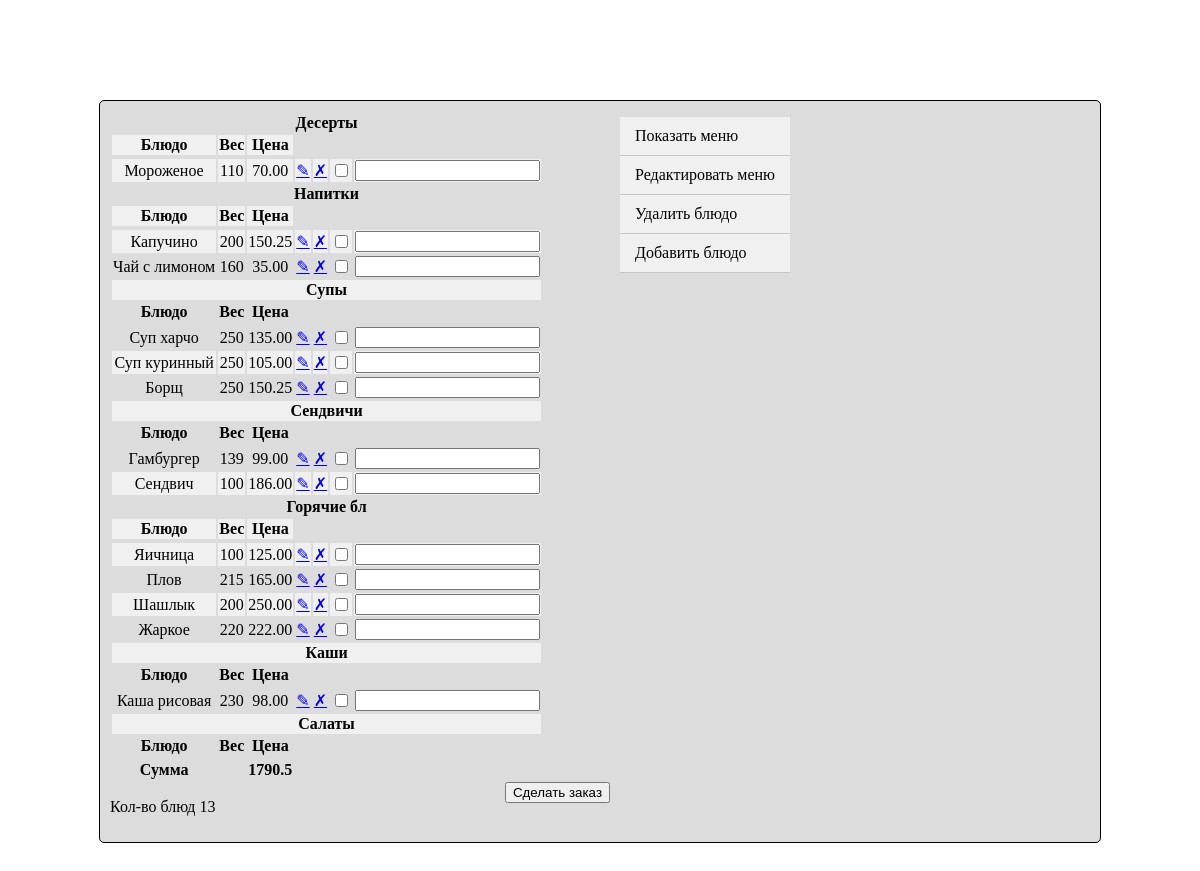
The page /all_menu.php on the database its author committed.
### tables this page shows
CREATE TABLE IF NOT EXISTS `menu` (
  `id` int(3) NOT NULL AUTO_INCREMENT,
  `food` varchar(30) NOT NULL DEFAULT '0',
  `weight` int(5) NOT NULL DEFAULT '0',
  `price` decimal(10,2) NOT NULL DEFAULT '0.00',
  `time_id` tinyint(4) NOT NULL DEFAULT '0',
  PRIMARY KEY (`id`),
  KEY `time_id` (`time_id`)
);

### save/show_menu.php (the view)
<?php include('db.php')?>
<?php
$query="SELECT table_time_id.id, title FROM table_time_id";
$result = mysqli_query($db,$query);
while($row = mysqli_fetch_array($result)){
    $type_food[]=$row['title'];
	$type_food_id[]=$row['id'];
}
$id_count=count($type_food);
$i=0;?>
<form method="post" action="../save/show_zakaz.php">
	<table>
	<? while($i<$id_count):?>
		<?$num=$type_food_id[$i];
		$query="SELECT menu.id, food, weight, price, time_id FROM menu where time_id='$num' ";
		$result = mysqli_query($db,$query);
		echo '<th colspan="7" >'.$type_food[$i].'</th> <tr><th>Блюдо</th><th>Вес</th><th>Цена</th></tr> <tr>';?>
	<? while($row = mysqli_fetch_array($result)):?>
				<tr><td> <?=$row['food']?> </td>
							<td> <?=$row['weight']?> </td>
							<td>  <?=$row['price']?> </td>
							<td> <a href='edit_food.php?id=<?=$row['id']?>'> &#9998  </a> </td>
							<td><a href='all_menu.php?del_id=<?=$row['id']?>'> &#10007 </a></td>
							<td><input type='checkbox' name='mass[]' value='<?=$row['id']?>'/></td>
							<td><input type='number' name='<?=$row['id']?>'/></td></tr>
			  				<? $sum[]=$row['price']; ?>
				<? endwhile?>
		<? $i++; ?>
	<? endwhile?>
		<tr><th>Сумма</th><th> </th><th><? echo array_sum($sum) ?></th></tr>
	</table>
	<input type='submit' value="Сделать заказ">
<p>Кол-во блюд  <? echo count($sum)?> </p>
</form>

### save/header.php (shortened to what this page needs)
<!DOCTYPE html>
<html>
<head>
	 <link rel="stylesheet" href="../../css/style.css">
</head>
<body>
	<div class="conteiner">

### all_menu.php (shortened to what this page needs)
<?php include('save/db.php')?>
<?php include('save/header.php')?>
         <div class="left">
			<? include('save/show_menu.php');?>
		 </div>
         <div class="right">
            <?php include('save/nav.php');?>
		  </div>
<?php include('save/footer.php')?>

### save/nav.php
<ul>
<li class="nav">
	<a href="all_menu.php">Показать меню</a>
</li >
<li class="nav">
	<a href="all_menu.php">Редактировать меню</a>
</li >
<li class="nav">
	<a href="all_menu.php">Удалить блюдо</a>
</li >
<li class="nav">
	<a href="new_food.php">Добавить блюдо</a>
</li>
</ul>

### save/footer.php
     </div>
</body>
</html>

### css/style.css (style rules this page uses)
.conteiner { width: 1000px; background-color: gainsboro; margin: 100px auto; border-radius: 5px; border: 1px solid black; overflow:hidden }
ul { padding: 0px; }
li { list-style: none; padding: 10px; }
.left { float: left; width: 50%; padding: 10px; }
.right { float: left; }
input { float: right; }
tr:nth-child(2n) { background: #f0f0f0; }
td { text-align: center; }
.nav { padding: 0px; }
ul li a { display: block; box-sizing: border-box; padding: 10px 15px 10px 15px; background-color: #f0f0f0; text-decoration: none; color: black; border-bottom: 1px solid rgba(28, 29, 35, 0.2); }
ul { list-style: none; }

### rows shown on the page
menu: food "Мороженое", weight "110", price "70.00"
menu: food "Капучино", weight "200", price "150.25"
menu: food "Чай с лимоном", weight "160", price "35.00"
menu: food "Суп харчо", weight "250", price "135.00"
menu: food "Суп куринный", weight "250", price "105.00"
menu: food "Борщ", weight "250", price "150.25"
menu: food "Гамбургер", weight "139", price "99.00"
menu: food "Сендвич", weight "100", price "186.00"
menu: food "Яичница", weight "100", price "125.00"
menu: food "Плов", weight "215", price "165.00"
menu: food "Шашлык", weight "200", price "250.00"
menu: food "Жаркое", weight "220", price "222.00"
menu: food "Каша рисовая", weight "230", price "98.00"

### other values the page prints
$type_food[$i] "Десерты"
$type_food[$i] "Напитки"
$type_food[$i] "Супы"
$type_food[$i] "Сендвичи"
$type_food[$i] "Горячие бл"
$type_food[$i] "Каши"
$type_food[$i] "Салаты"
array_sum($sum) "1790.5"
count($sum) "13"
